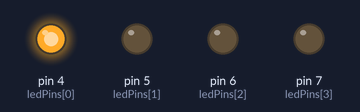
Recording of a sketch running on a simulated Arduino Uno, built with avr-gcc and run on an emulated ATmega328P. On the bench: output pins drawn as LEDs (lit = HIGH).

Above: at 0.5 s.
At 2.5 s:
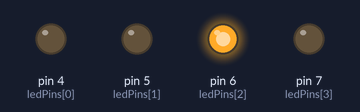
At 4.0 s:
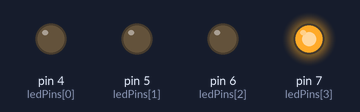
At 9.5 s:
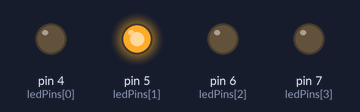
Timing chart, 0 to 10.4 s (numbered marks = the images above):
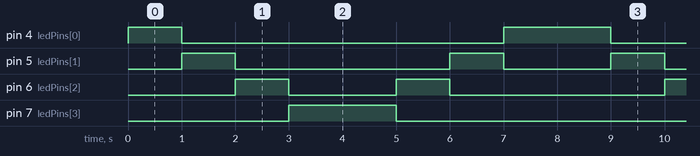

The sketch:

S1-q2.ino
```cpp
int timer = 1000;
int ledPins[] = {
  4,5,6,7 };
int pinCount = 4;

void setup() {

  for (int thisPin = 0; thisPin < pinCount; thisPin++)  {
    pinMode(ledPins[thisPin], OUTPUT);
  }
}

void loop() {
    for (int thisPin = 0; thisPin < pinCount; thisPin++) {

    digitalWrite(ledPins[thisPin], HIGH);
    delay(timer);
        digitalWrite(ledPins[thisPin], LOW);

  }


  for (int thisPin = pinCount - 1; thisPin >= 0; thisPin--) {

    digitalWrite(ledPins[thisPin], HIGH);
    delay(timer);

    digitalWrite(ledPins[thisPin], LOW);
  }
}
```

Measured:
- by itself, pin 4 (ledPins[0]): repeats every 8.0 s: LOW 6.0 s, HIGH 2.0 s
- by itself, pin 5 (ledPins[1]): repeats every 8.0 s: LOW 4.0 s, HIGH 1.0 s, LOW 2.0 s, HIGH 1.0 s
- by itself, pin 6 (ledPins[2]): repeats every 8.0 s: LOW 2.0 s, HIGH 1.0 s, LOW 4.0 s, HIGH 1.0 s
- by itself, pin 7 (ledPins[3]): alternates HIGH for 2.0 s and LOW for 6.0 s
